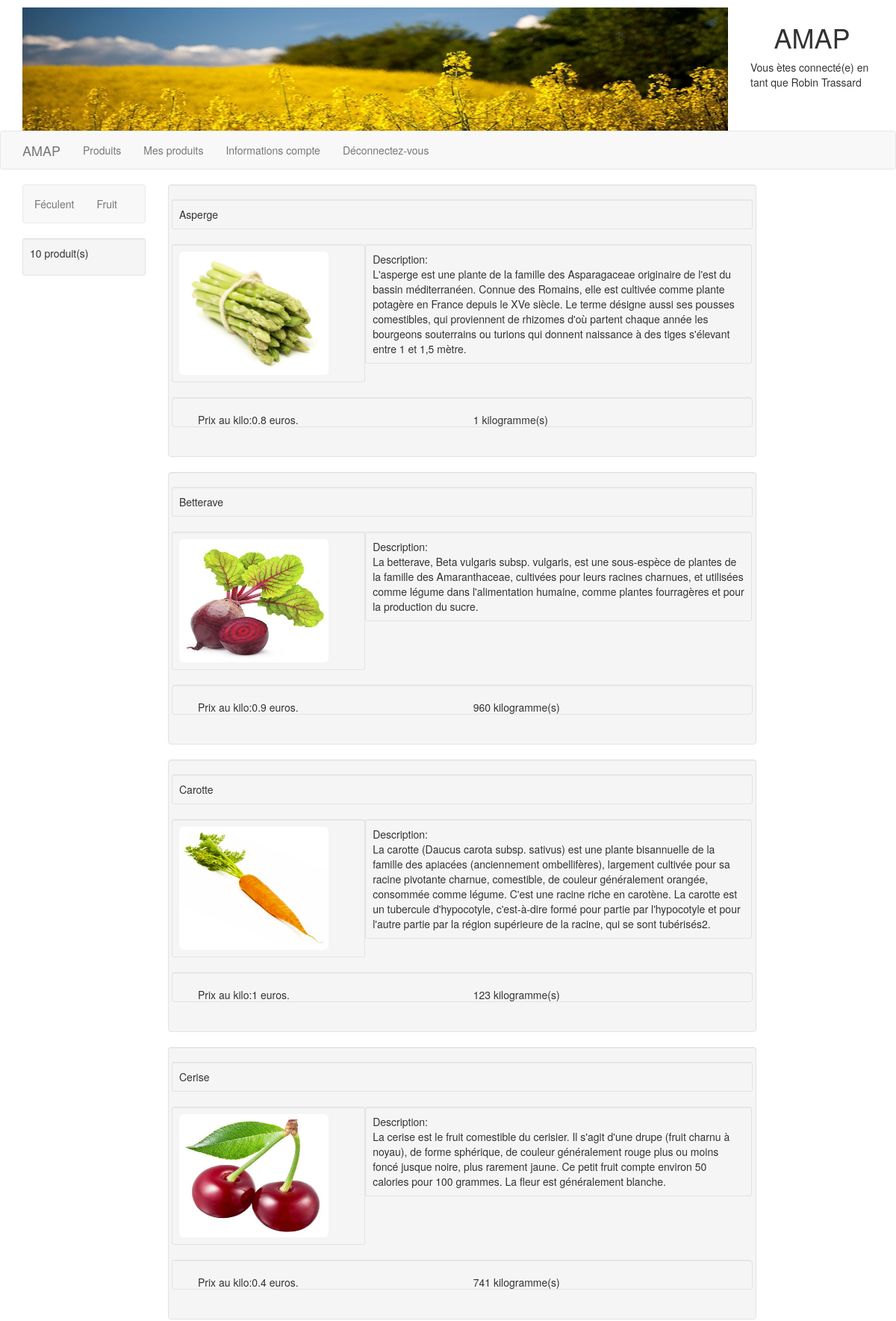
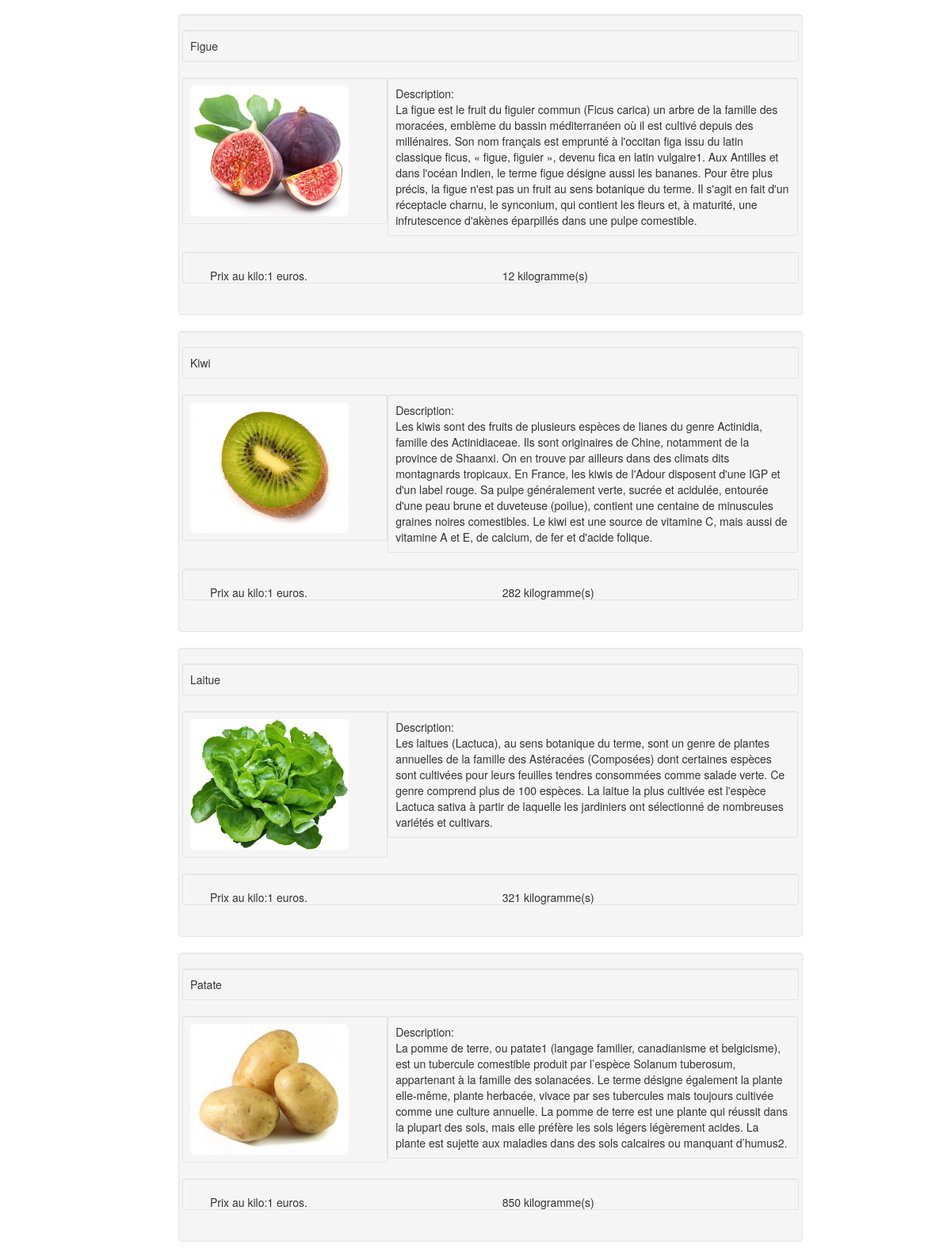
The page /index.php?uc=voirProduits (signed in, upper part) on the database its author committed (2 pictures, top to bottom).
### tables this page shows
CREATE TABLE `categorie` (
  `id` int(11) NOT NULL,
  `libelle` varchar(50) DEFAULT NULL
);

CREATE TABLE `produit` (
  `id` int(11) NOT NULL,
  `libelle` varchar(25) DEFAULT NULL,
  `description` varchar(1000) DEFAULT NULL,
  `prixunitaire` float DEFAULT NULL,
  `quantite` int(11) NOT NULL,
  `id_utilisateur` int(11) DEFAULT NULL,
  `id_categorie` int(11) DEFAULT NULL,
  `image` varchar(200) NOT NULL
);

### controleurs/c_voirProduits.php (called while the page is built)
<?php
	$categories = $pdo->get_categ();
	if (!isset($_REQUEST['categ']))
	{
		$produits = $pdo->get_produit(0);
	}
	else
	{
		$produits = $pdo->get_produit($_REQUEST['categ']);
	}
	include('vues/v_voirProduits.php');
?>

### util/fonctions.php (called while the page is built, shortened)
<?php
class AMAP
{
  	private static $serveur='mysql:host=localhost';
  	private static $bdd='dbname=amap';
  	private static $user='root' ;
  	private static $mdp='' ;
	private static $monPdo;
	private static $monAMAP = null;
	private function __construct()
	{
		try
		{
			AMAP::$monPdo = new PDO(AMAP::$serveur.';'.AMAP::$bdd, AMAP::$user, AMAP::$mdp);
			AMAP::$monPdo->setAttribute(PDO::ATTR_ERRMODE,PDO::ERRMODE_WARNING);
			AMAP::$monPdo->query("SET CHARACTER SET utf8");
		}
    	catch(PDOException $e)
		{
			echo 'Connexion impossible';
		}
	}
	public static function getAMAP()
	{
		if(AMAP::$monAMAP == null)
		{
			AMAP::$monAMAP= new AMAP();
		}
		return AMAP::$monAMAP;
	}
	public function get_categ()
	{
	    $req = AMAP::$monPdo->prepare('SELECT id, libelle FROM categorie ORDER BY libelle');
	    $req->execute();
	    $categories = $req->fetchAll();
	    return $categories;
	}
	public function get_produit($uneCateg)
	{
	    $uneCateg = (int) $uneCateg;
		if($uneCateg==0)
		{$req = 'SELECT * FROM produit WHERE quantite > 0 ORDER BY libelle';}
		else
		{$req = "SELECT * FROM produit WHERE quantite > 0 AND produit.id_categorie = '".$uneCateg."' ORDER BY libelle";}
		$req = AMAP::$monPdo->prepare($req);
	    $req->execute();
	    $produits = $req->fetchAll();
	    return $produits;
	}
}
?>

### vues/v_voirProduits.php (the view, shortened to what this page needs)
<div class="container">
	<div class="row">
			<div class="sidebar-nav col-sm-2 col-12">
				<div class="navbar navbar-default" role="navigation">
					<ul class="nav navbar-nav">
					<?php
					foreach($categories as $categorie)
					{
						echo "<li>
								<a href='index.php?uc=voirProduits&categ=".$categorie['id']."'>".$categorie['libelle']."</a>
							 </li>";
					}
					?>
					</ul>
				</div>
				<?php
					echo "<div class='well well-sm'><p>".count($produits)." produit(s)</p></div>";
				?>
			</div>
		  <div class="col-sm-10 col-xs-12">
			<?php
				foreach($produits as $cle => $produit)
				{
				echo "<div class='col-12 col-sm-10 well'>
							<div class='row'>
								<div class='well well-sm' id='libelle_produit".$produit['id']."'>".$produit['libelle']."
								</div>
							</div>
							<div class='row'>
								<div class='col-12'>
									<div class='col-12 col-sm-6 col-md-4 well well-sm'>
										<img class='imageproduit img-rounded' src= 'img/produits/".mb_strtolower($produit['libelle']).".jpg' alt='' />
									</div>
									<div class='col-12 col-sm-6 col-md-8 well well-sm' id='description_produit".$produit['id']."'>Description:<br/>".$produit['description']."</div>
								</div>
							</div>
							<div class='row'>";
								if (isset($_SESSION['id_Type_utilisateur']) && $_SESSION['id_Type_utilisateur'] == 2)
								{
									echo "<div class='col-12 well'>
											<div class='col-sm-6' id='pu_produit".$produit['id']."'>Prix au kilo:".$produit['prixunitaire']." euros.
											</div>
											<div class='col-sm-6' id='quantite_produit".$produit['id']."'>".$produit['quantite']." kilogramme(s)
											</div>
										</div>";
								}
								echo "
							</div>
					</div>";
				}
		?>
		  </div>
	</div>
</div>

### css/style.css (style rules this page uses)
a { text-decoration: none; color: blue; }
body { padding-top: 10px; }
.imageproduit { width: 200px; height: 165px; }

### rows shown on the page
categorie: libelle "Féculent"
categorie: libelle "Fruit"
produit: libelle "Asperge", shows a picture, description "L'asperge est une plante de la famille des Asparagaceae originaire de l'est du bassin méditerranéen. Connue des Romains, elle est cultivée comme plante potagère en France depuis le XVe siècle. Le terme désigne aussi ses pousses comestibles, qui proviennent de rhizomes d'où partent chaque année les bourgeons souterrains ou turions qui donnent naissance à des tiges s'élevant entre 1 et 1,5 mètre.", prixunitaire "0.8", quantite "1"
produit: libelle "Betterave", shows a picture, description "La betterave, Beta vulgaris subsp. vulgaris, est une sous-espèce de plantes de la famille des Amaranthaceae, cultivées pour leurs racines charnues, et utilisées comme légume dans l'alimentation humaine, comme plantes fourragères et pour la production du sucre.", prixunitaire "0.9", quantite "960"
produit: libelle "Carotte", shows a picture, description "La carotte (Daucus carota subsp. sativus) est une plante bisannuelle de la famille des apiacées (anciennement ombellifères), largement cultivée pour sa racine pivotante charnue, comestible, de couleur généralement orangée, consommée comme légume. C'est une racine riche en carotène. La carotte est un tubercule d'hypocotyle, c'est-à-dire formé pour partie par l'hypocotyle et pour l'autre partie par la région supérieure de la racine, qui se sont tubérisés2.", prixunitaire "1", quantite "123"
produit: libelle "Cerise", shows a picture, description "La cerise est le fruit comestible du cerisier. Il s'agit d'une drupe (fruit charnu à noyau), de forme sphérique, de couleur généralement rouge plus ou moins foncé jusque noire, plus rarement jaune. Ce petit fruit compte environ 50 calories pour 100 grammes. La fleur est généralement blanche.", prixunitaire "0.4", quantite "741"
produit: libelle "Figue", shows a picture, description "La figue est le fruit du figuier commun (Ficus carica) un arbre de la famille des moracées, emblème du bassin méditerranéen où il est cultivé depuis des millénaires. Son nom français est emprunté à l'occitan figa issu du latin classique ficus, « figue, figuier », devenu fica en latin vulgaire1. Aux Antilles et dans l'océan Indien, le terme figue désigne aussi les bananes. Pour être plus précis, la figue n'est pas un fruit au sens botanique du terme. Il s'agit en fait d'un réceptacle charnu, le synconium, qui contient les fleurs et, à maturité, une infrutescence d'akènes éparpillés dans une pulpe comestible.", prixunitaire "1", quantite "12"
produit: libelle "Kiwi", shows a picture, description "Les kiwis sont des fruits de plusieurs espèces de lianes du genre Actinidia, famille des Actinidiaceae. Ils sont originaires de Chine, notamment de la province de Shaanxi. On en trouve par ailleurs dans des climats dits montagnards tropicaux. En France, les kiwis de l'Adour disposent d'une IGP et d'un label rouge. Sa pulpe généralement verte, sucrée et acidulée, entourée d'une peau brune et duveteuse (poilue), contient une centaine de minuscules graines noires comestibles. Le kiwi est une source de vitamine C, mais aussi de vitamine A et E, de calcium, de fer et d'acide folique.", prixunitaire "1", quantite "282"
produit: libelle "Laitue", shows a picture, description "Les laitues (Lactuca), au sens botanique du terme, sont un genre de plantes annuelles de la famille des Astéracées (Composées) dont certaines espèces sont cultivées pour leurs feuilles tendres consommées comme salade verte. Ce genre comprend plus de 100 espèces. La laitue la plus cultivée est l'espèce Lactuca sativa à partir de laquelle les jardiniers ont sélectionné de nombreuses variétés et cultivars.", prixunitaire "1", quantite "321"
produit: libelle "Patate", shows a picture, description "La pomme de terre, ou patate1 (langage familier, canadianisme et belgicisme), est un tubercule comestible produit par l’espèce Solanum tuberosum, appartenant à la famille des solanacées. Le terme désigne également la plante elle-même, plante herbacée, vivace par ses tubercules mais toujours cultivée comme une culture annuelle. La pomme de terre est une plante qui réussit dans la plupart des sols, mais elle préfère les sols légers légèrement acides. La plante est sujette aux maladies dans des sols calcaires ou manquant d’humus2.", prixunitaire "1", quantite "850"

### other values the page prints
$_SESSION['prenom'] "Robin"
$_SESSION['nom'] "Trassard"
count($produits) "10"
